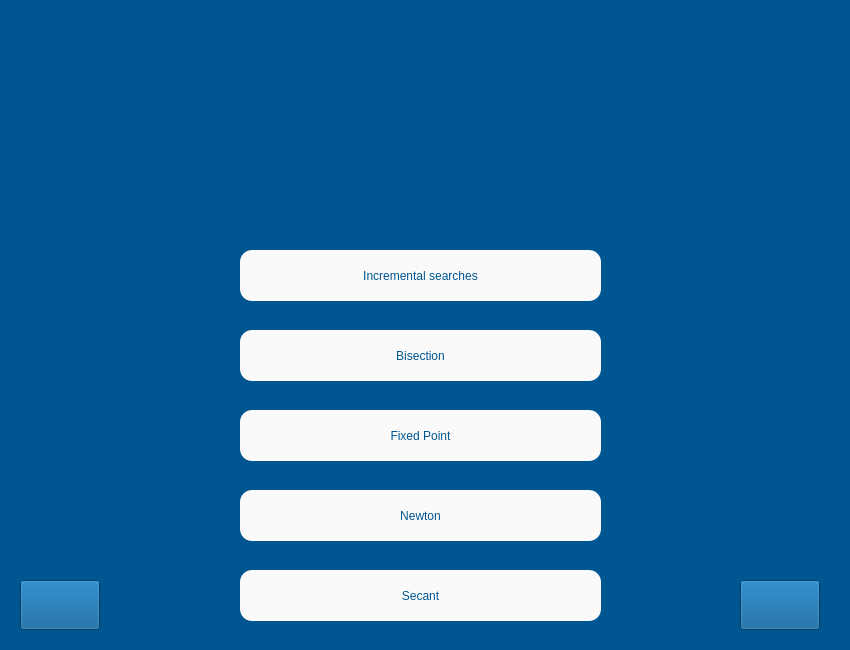
<?xml version="1.0" encoding="UTF-8"?>
<ui version="4.0">
 <class>nonlinear</class>
 <widget class="QWidget" name="nonlinear">
  <property name="geometry">
   <rect>
    <x>0</x>
    <y>0</y>
    <width>850</width>
    <height>650</height>
   </rect>
  </property>
  <property name="minimumSize">
   <size>
    <width>850</width>
    <height>650</height>
   </size>
  </property>
  <property name="maximumSize">
   <size>
    <width>850</width>
    <height>650</height>
   </size>
  </property>
  <property name="palette">
   <palette>
    <active>
     <colorrole role="Base">
      <brush brushstyle="SolidPattern">
       <color alpha="255">
        <red>255</red>
        <green>255</green>
        <blue>255</blue>
       </color>
      </brush>
     </colorrole>
     <colorrole role="Window">
      <brush brushstyle="SolidPattern">
       <color alpha="255">
        <red>0</red>
        <green>86</green>
        <blue>145</blue>
       </color>
      </brush>
     </colorrole>
    </active>
    <inactive>
     <colorrole role="Base">
      <brush brushstyle="SolidPattern">
       <color alpha="255">
        <red>255</red>
        <green>255</green>
        <blue>255</blue>
       </color>
      </brush>
     </colorrole>
     <colorrole role="Window">
      <brush brushstyle="SolidPattern">
       <color alpha="255">
        <red>0</red>
        <green>86</green>
        <blue>145</blue>
       </color>
      </brush>
     </colorrole>
    </inactive>
    <disabled>
     <colorrole role="Base">
      <brush brushstyle="SolidPattern">
       <color alpha="255">
        <red>0</red>
        <green>86</green>
        <blue>145</blue>
       </color>
      </brush>
     </colorrole>
     <colorrole role="Window">
      <brush brushstyle="SolidPattern">
       <color alpha="255">
        <red>0</red>
        <green>86</green>
        <blue>145</blue>
       </color>
      </brush>
     </colorrole>
    </disabled>
   </palette>
  </property>
  <property name="windowTitle">
   <string>Form</string>
  </property>
  <widget class="QLabel" name="label">
   <property name="geometry">
    <rect>
     <x>40</x>
     <y>30</y>
     <width>771</width>
     <height>161</height>
    </rect>
   </property>
   <property name="styleSheet">
    <string notr="true">background-image: url(:/images/Banner3.png);</string>
   </property>
   <property name="text">
    <string/>
   </property>
   <property name="pixmap">
    <pixmap>../UserInterface/Util/Images/Banner3.png</pixmap>
   </property>
  </widget>
  <widget class="QPushButton" name="incremental_button">
   <property name="geometry">
    <rect>
     <x>240</x>
     <y>250</y>
     <width>361</width>
     <height>51</height>
    </rect>
   </property>
   <property name="styleSheet">
    <string notr="true">background-color: rgb(250, 250, 250);
font: 15pt &quot;MS Shell Dlg 2&quot;;
color: rgb(0, 86, 145);
border-radius: 12px;
</string>
   </property>
   <property name="text">
    <string>Incremental searches</string>
   </property>
  </widget>
  <widget class="QPushButton" name="bisection_button">
   <property name="geometry">
    <rect>
     <x>240</x>
     <y>330</y>
     <width>361</width>
     <height>51</height>
    </rect>
   </property>
   <property name="styleSheet">
    <string notr="true">background-color: rgb(250, 250, 250);
font: 15pt &quot;MS Shell Dlg 2&quot;;
color: rgb(0, 86, 145);
border-radius: 12px;
</string>
   </property>
   <property name="text">
    <string>Bisection</string>
   </property>
  </widget>
  <widget class="QPushButton" name="fixedp_button">
   <property name="geometry">
    <rect>
     <x>240</x>
     <y>410</y>
     <width>361</width>
     <height>51</height>
    </rect>
   </property>
   <property name="styleSheet">
    <string notr="true">background-color: rgb(250, 250, 250);
font: 15pt &quot;MS Shell Dlg 2&quot;;
color: rgb(0, 86, 145);
border-radius: 12px;
</string>
   </property>
   <property name="text">
    <string>Fixed Point</string>
   </property>
  </widget>
  <widget class="QPushButton" name="newton_button">
   <property name="geometry">
    <rect>
     <x>240</x>
     <y>490</y>
     <width>361</width>
     <height>51</height>
    </rect>
   </property>
   <property name="styleSheet">
    <string notr="true">background-color: rgb(250, 250, 250);
font: 15pt &quot;MS Shell Dlg 2&quot;;
color: rgb(0, 86, 145);
border-radius: 12px;
</string>
   </property>
   <property name="text">
    <string>Newton</string>
   </property>
  </widget>
  <widget class="QPushButton" name="secant_button">
   <property name="geometry">
    <rect>
     <x>240</x>
     <y>570</y>
     <width>361</width>
     <height>51</height>
    </rect>
   </property>
   <property name="styleSheet">
    <string notr="true">background-color: rgb(250, 250, 250);
font: 15pt &quot;MS Shell Dlg 2&quot;;
color: rgb(0, 86, 145);
border-radius: 12px;
</string>
   </property>
   <property name="text">
    <string>Secant</string>
   </property>
  </widget>
  <widget class="QPushButton" name="back_button">
   <property name="geometry">
    <rect>
     <x>20</x>
     <y>580</y>
     <width>80</width>
     <height>50</height>
    </rect>
   </property>
   <property name="styleSheet">
    <string notr="true">background-color: rgb(0, 86, 145);
background-image: url(:/images/back.png);</string>
   </property>
   <property name="text">
    <string/>
   </property>
   <property name="iconSize">
    <size>
     <width>80</width>
     <height>50</height>
    </size>
   </property>
  </widget>
  <widget class="QPushButton" name="home_button">
   <property name="geometry">
    <rect>
     <x>740</x>
     <y>580</y>
     <width>80</width>
     <height>50</height>
    </rect>
   </property>
   <property name="styleSheet">
    <string notr="true">background-color: rgb(0, 86, 145);
background-image: url(:/images/home.png);</string>
   </property>
   <property name="text">
    <string/>
   </property>
   <property name="iconSize">
    <size>
     <width>80</width>
     <height>50</height>
    </size>
   </property>
  </widget>
 </widget>
 <resources>
  <include location="../UserInterface/Util/Images/link.qrc"/>
 </resources>
 <connections/>
</ui>
